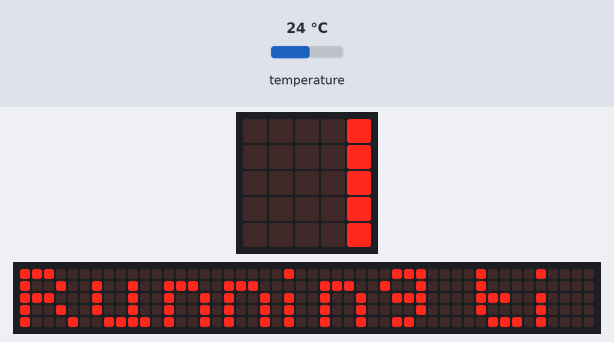
The program below on a simulated BBC micro:bit running MicroPython. Parts: the board's 5×5 LED display, a strip that is not on the board, showing the scrolling text unrolled. The test bench sets the inputs (shaded band); at power-on: temperature 24 °C. The 48×5 strip is a reading aid, not a part: it shows the text the display is scrolling, unrolled, one strip-width of it at a time.

Above: at 0.07 s.
At 5.62 s:
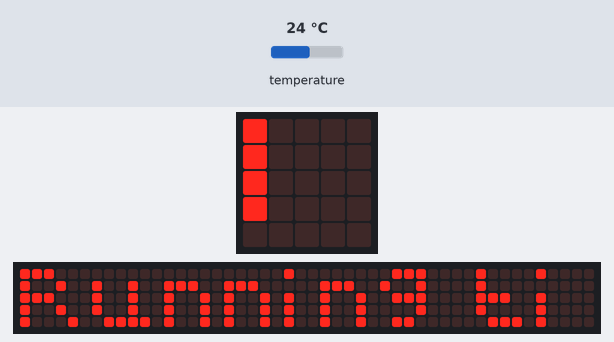
At 11.1 s:
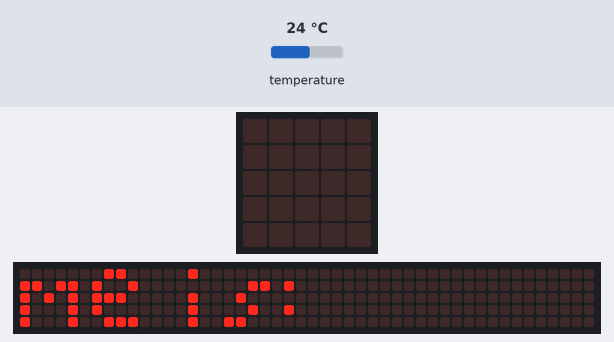
At 21.9 s:
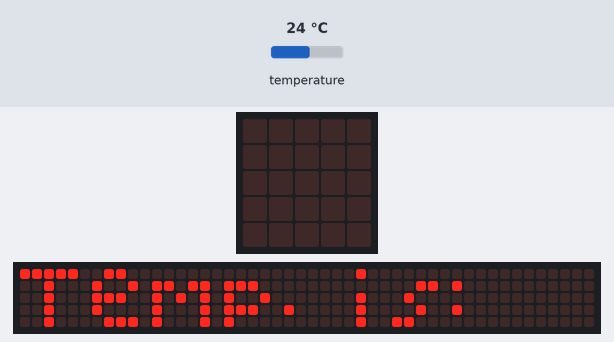
At 30.82 s:
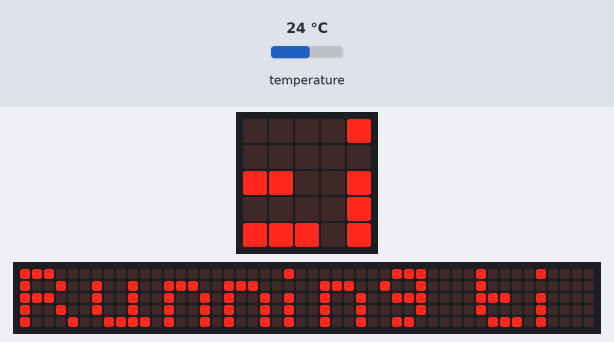
At 39.82 s:
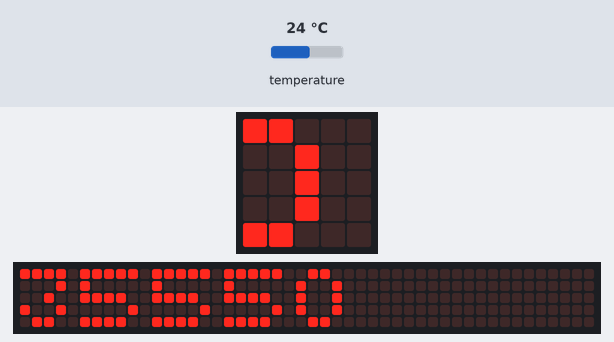

The program:

running_time_temp.py
```python
# Add your Python code here. E.g.
from microbit import *

while True:
    display.scroll("Running time is:")
    display.scroll(str(running_time()))
    display.scroll("Temp. is:")
    display.scroll(str(temperature()))
```
